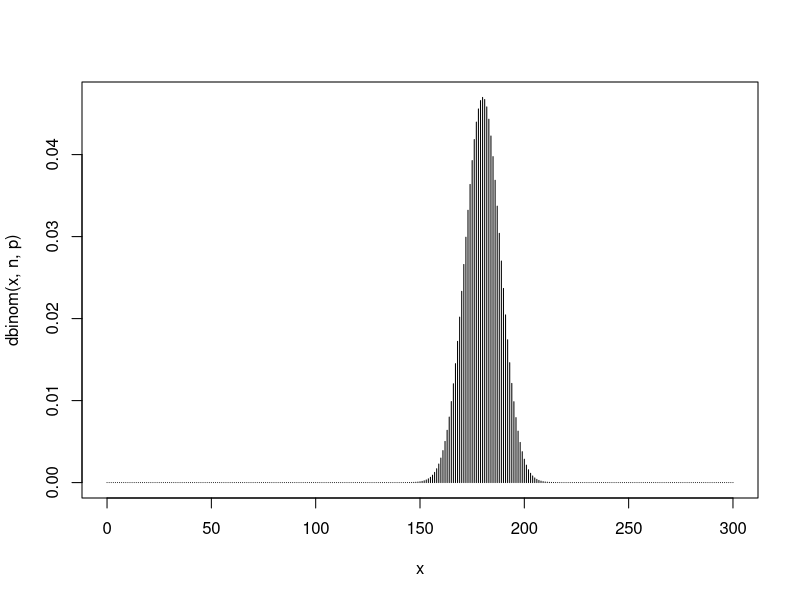

The R source for this figure: (Note: this script raises an error after producing the figure.)
n = 300#num of trials
x = 0:n#range
p = 0.6#prob of win
prob = dbinom(x, n,p)#binomial distribution 
rbind(x,prob)
sum(dbinom(2:3,n,p))#P(X>=2)
sum(prob[x>=2])#P(X>=2)
prob[x==2]#P(X=2)
expect = sum(x*prob)#expected value
var = (sum(x^2*prob)-expect^2)#variance
sqrt(var)#standard deviation 
plot(x,dbinom(x,n,p), type="h")#graph



f=function(x){0.01*exp(-0.01*x)}
integrate(f,0,50)#density function(P(X<=50))

#cumulative function = how is area changing when x changing
#important to remember P(X<=a)=F(a)

lambda=0.01
pexp(50,lambda)#exp distribution

#normal distribution
mu =30
sig=0.2
pnorm(29.55,mu,sig)#F(29.55) in normal distribution


#example 3
#X_i ~ N(miu, sig)
miu = 70
sig=10
n=8

# T=X_1+...X_9 ~ N(n mu, sqrt(n) sig)
#P(T>650)
muT=n*mu
sigT=sqrt(n)*sigT

1-pnorm(650, muT, sigT)
